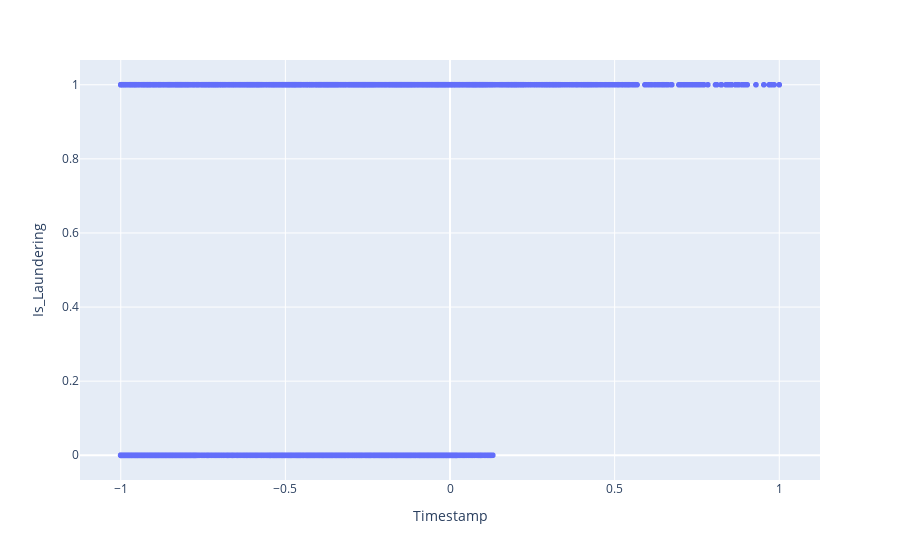
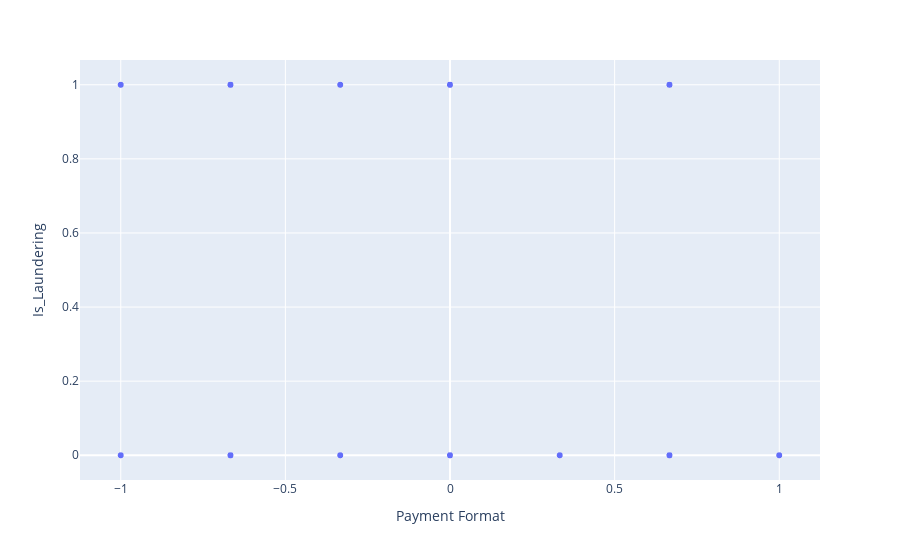

Here is the notebook cell these charts were saved with, in order:
### Code cell
fig1 = px.scatter(new_df, x="Timestamp", y="Is_Laundering")
fig2 = px.scatter(new_df, x="Payment Format", y="Is_Laundering")
fig1.show()
fig2.show()

### Figure 1 — Plotly figure (JSON) as saved in the notebook; plotly's stock layout.template omitted (floating-point values rounded to 4 significant figures; data arrays with more than 128 entries replaced by an {"elided": "..."} marker saying what was removed)
{"data": [{"hovertemplate": "Timestamp=%{x}<br>Is_Laundering=%{y}<extra></extra>", "legendgroup": "", "marker": {"color": "#636efa", "symbol": "circle"}, "mode": "markers", "name": "", "showlegend": false, "type": "scattergl", "x": {"elided": "10354 float values"}, "xaxis": "x", "y": {"elided": "10354 int values"}, "yaxis": "y"}], "layout": {"legend": {"tracegroupgap": 0}, "margin": {"t": 60}, "xaxis": {"anchor": "y", "domain": [0, 1], "title": {"text": "Timestamp"}}, "yaxis": {"anchor": "x", "domain": [0, 1], "title": {"text": "Is_Laundering"}}}}

### Figure 2 — Plotly figure (JSON) as saved in the notebook; plotly's stock layout.template omitted (floating-point values rounded to 4 significant figures; data arrays with more than 128 entries replaced by an {"elided": "..."} marker saying what was removed)
{"data": [{"hovertemplate": "Payment Format=%{x}<br>Is_Laundering=%{y}<extra></extra>", "legendgroup": "", "marker": {"color": "#636efa", "symbol": "circle"}, "mode": "markers", "name": "", "showlegend": false, "type": "scattergl", "x": {"elided": "10354 float values"}, "xaxis": "x", "y": {"elided": "10354 int values"}, "yaxis": "y"}], "layout": {"legend": {"tracegroupgap": 0}, "margin": {"t": 60}, "xaxis": {"anchor": "y", "domain": [0, 1], "title": {"text": "Payment Format"}}, "yaxis": {"anchor": "x", "domain": [0, 1], "title": {"text": "Is_Laundering"}}}}
